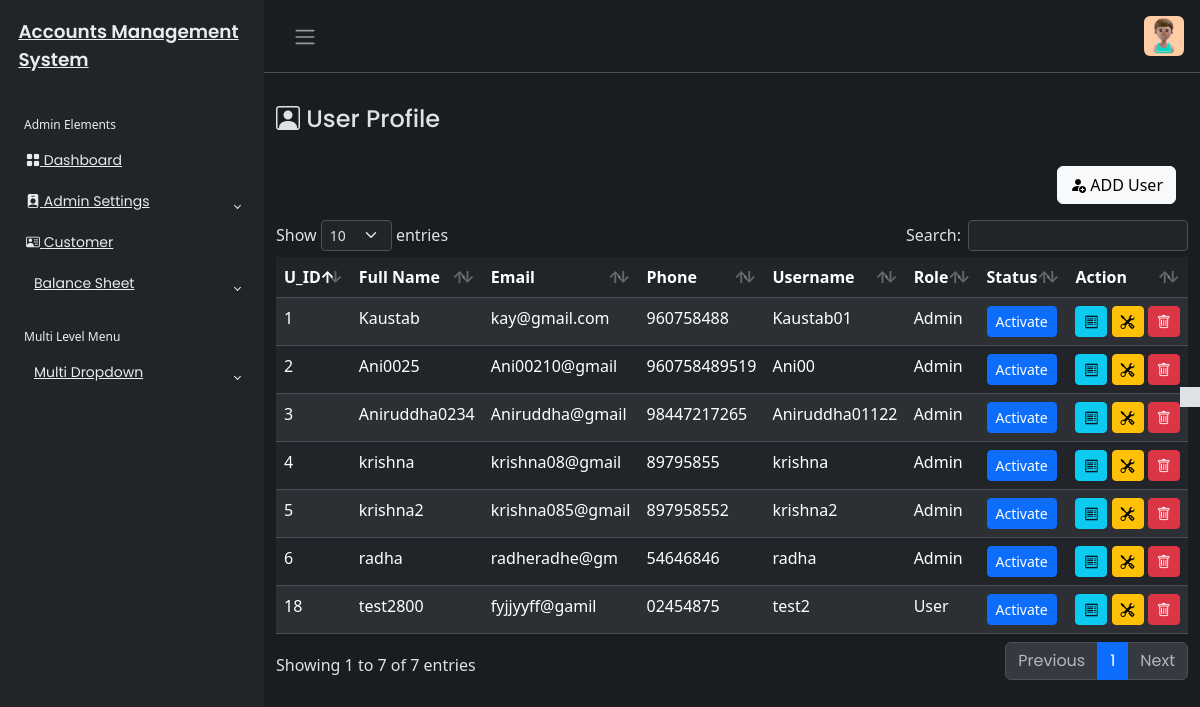
The app's page /User/user.php (signed in), older data.
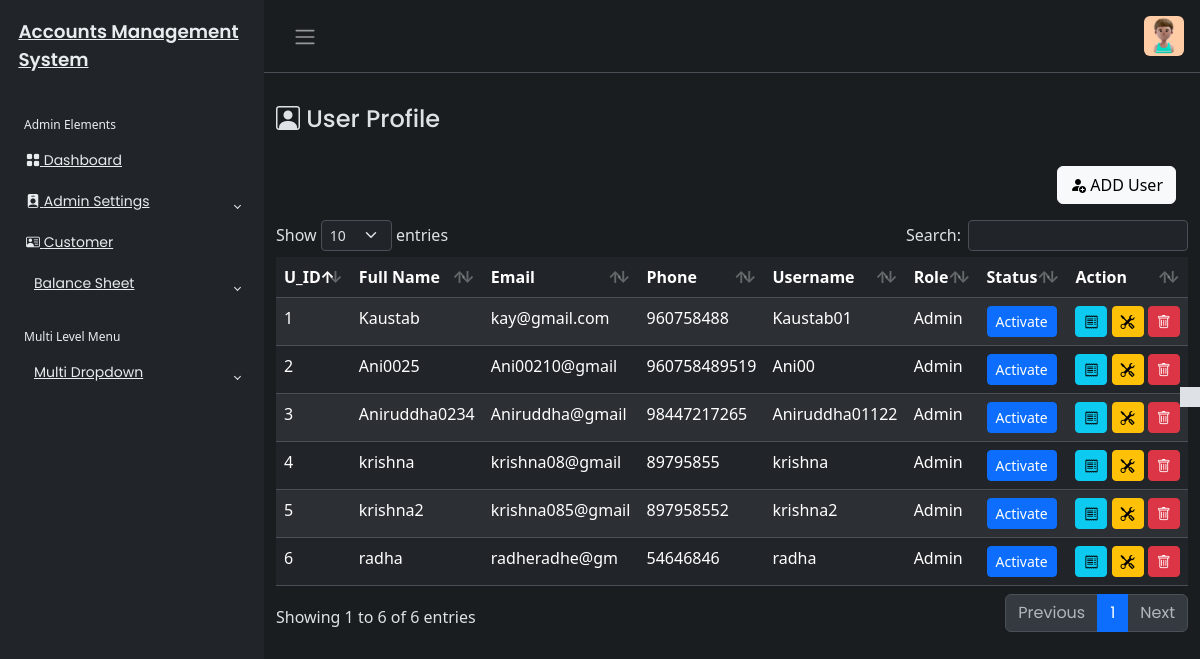
The same page, newer data.
### tables this page shows
CREATE TABLE `user_tbl` (
  `u_id` int(20) NOT NULL,
  `u_name` varchar(255) NOT NULL,
  `u_email` varchar(255) DEFAULT NULL,
  `u_phone` varchar(40) NOT NULL,
  `username` varchar(255) NOT NULL,
  `password` varchar(255) NOT NULL,
  `created_at` timestamp NOT NULL DEFAULT current_timestamp(),
  `updated_at` timestamp NOT NULL DEFAULT current_timestamp(),
  `u_status` varchar(400) DEFAULT NULL,
  `role` varchar(255) DEFAULT NULL
);

### User/user.php (the view, shortened to what this page needs)
<?php
include('../includes/header.php');
if(isset($_SESSION['userAuth'])&& $_SESSION['userAuth']!="")
{
    include('../includes/sidebar.php');
?>
<main class="mt-3 pt-3">
    <div class="container-fluid">
        <div class="row">
            <div class="col-md-8">
                <h4><i class="bi bi-person-square"></i> User Profile</h4>
            </div>
        <?php
        require_once('../config/dbcon.php');
        ?>
         <div class="mt-4 px-4">
            <button type="button" class="btn btn-light float-end" data-bs-toggle="modal" data-bs-target="#userModal">
                <i class="bi bi-person-fill-add"></i>
                ADD User
            </button>
         </div>
    </div>
     <?php
     try{
        $querry = "SELECT * FROM user_tbl ORDER BY u_id";
        $stmt = $pdo->prepare($querry);
        $stmt->execute();
        $result = $stmt->fetchAll(PDO::FETCH_ASSOC);
     }catch (PDOException $e){
        echo "Error fetching records:" .$e->getMessage();
        $result=[];
     }
     ?>
    <div class="mt-3">
        <table id="example" class="table table-striped data-table" style="width:100%">
            <thead>
                <tr>
                    <th>U_ID</th>
                    <th>Full Name</th>
                    <th>Email</th>
                    <th>Phone</th>
                    <th>Username</th>
                    <th>Role</th>
                    <th>Status</th>
                    <th>Action</th>
                </tr>
            </thead>
            <tbody>
                <?php foreach($result as $row){?>
                <tr>
                    <td><?php echo $row['u_id'];?></td>
                    <td><?php echo $row['u_name'];?></td>
                    <td><?php echo $row['u_email'];?></td>
                    <td><?php echo $row['u_phone'];?></td>
                    <td><?php echo $row['username'];?></td>
                    <td><?php echo $row['role'];?></td>
                    <td>
                       <a href="toggle_user.php?id=<?php echo $row['u_id']; ?>"<button type="button" class="btn btn-primary btn-sm" data-toggle="button" aria-pressed="false" autocomplete="off">
                                            <?php echo ($row['u_status'] == 'active') ? 'Inactive' : 'Activate'; ?>
                                        </a>
                    </td>
                    <td>
                    <button class="btn btn-info btn-sm viewUser" data-id="<?php echo $row['u_id']; ?>" data-bs-toggle="modal" data-bs-target="#viewUserModal"><i class="bi bi-receipt"></i></button>
                     <button class="btn btn-warning btn-sm editUser" data-id="<?php echo $row['u_id']; ?>" data-bs-toggle="modal" data-bs-target="#editUserModal"><i class="bi bi-tools"></i></button>
                     <button class="btn btn-danger btn-sm deleteUser" data-id="<?php echo $row['u_id'];?>" data-bs-toggle="modal" data-bs-target="#deleteUserModal"><i class="bi bi-trash"></i></button>
                    </td>
                </tr>
                <?php } ?>
            </tbody>
        </table>
    </div>
    </div>
</main>
<?php
include('../includes/footer.php');
}
else{
   echo '<script>
alert("Not Authorised!");
window.location.href = "../index.php";
</script>';
}

Row changes from the older to the newer data that the page shows:
removed user_tbl: u_id "18", u_name "test2800", u_email "fyjjyyff@gamil", u_phone "02454875", username "test2", role "User", shows "Activate"
Text that changed along with them:
text written by a page script: "Show entries Search: Showing 1 to 7 of 7 entries Previous 1 Next" → "Show entries Search: Showing 1 to 6 of 6 entries Previous 1 Next"
